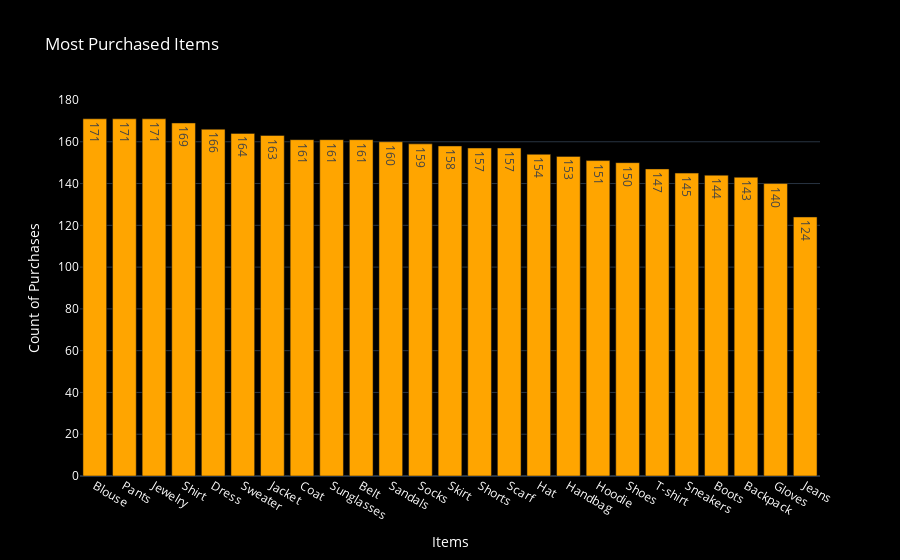

The cell this chart's notebook holds for it:
### Code cell
# Count the most purchased items
item_counts = df['Item Purchased'].value_counts().reset_index()
item_counts.columns = ['Item Purchased', 'Count']

fig_items = px.bar(
    item_counts, 
    x='Item Purchased', 
    y='Count', 
    text='Count', 
    title='Most Purchased Items',
    color_discrete_sequence=['orange']
)
fig_items.update_layout(
    template='plotly_dark',
    plot_bgcolor='black',
    paper_bgcolor='black',
    font=dict(color='white'),
    xaxis_title='Items',
    yaxis_title='Count of Purchases'
)
fig_items.show()

### Figure 1 — Plotly figure (JSON) as saved in the notebook; plotly's stock layout.template omitted (floating-point values rounded to 4 significant figures)
{"data": [{"hovertemplate": "Item Purchased=%{x}<br>Count=%{text}<extra></extra>", "legendgroup": "", "marker": {"color": "orange", "pattern": {"shape": ""}}, "name": "", "orientation": "v", "showlegend": false, "text": [171.0, 171.0, 171.0, 169.0, 166.0, 164.0, 163.0, 161.0, 161.0, 161.0, 160.0, 159.0, 158.0, 157.0, 157.0, 154.0, 153.0, 151.0, 150.0, 147.0, 145.0, 144.0, 143.0, 140.0, 124.0], "textposition": "auto", "type": "bar", "x": ["Blouse", "Pants", "Jewelry", "Shirt", "Dress", "Sweater", "Jacket", "Coat", "Sunglasses", "Belt", "Sandals", "Socks", "Skirt", "Shorts", "Scarf", "Hat", "Handbag", "Hoodie", "Shoes", "T-shirt", "Sneakers", "Boots", "Backpack", "Gloves", "Jeans"], "xaxis": "x", "y": [171, 171, 171, 169, 166, 164, 163, 161, 161, 161, 160, 159, 158, 157, 157, 154, 153, 151, 150, 147, 145, 144, 143, 140, 124], "yaxis": "y"}], "layout": {"barmode": "relative", "font": {"color": "white"}, "legend": {"tracegroupgap": 0}, "paper_bgcolor": "black", "plot_bgcolor": "black", "title": {"text": "Most Purchased Items"}, "xaxis": {"anchor": "y", "domain": [0, 1], "title": {"text": "Items"}}, "yaxis": {"anchor": "x", "domain": [0, 1], "title": {"text": "Count of Purchases"}}}}
